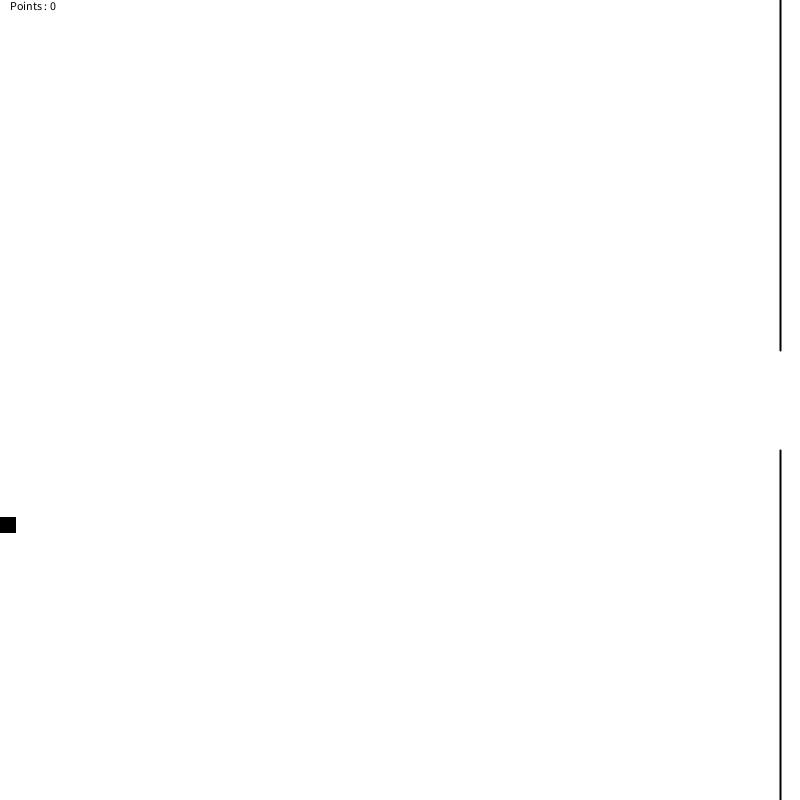
Frame 1 (no input)
Frame 60 (the mouse pressed at the canvas centre just before this capture): blank canvas, image omitted
Frame 120 (the mouse held since frame 60 and released just before this capture): blank canvas, image omitted

The Processing sketch that drew this single still picture (run headless with seeded random() and noise(); from frame 60 on, the mouse is pressed at the canvas centre):

// Processing sketch: sketch_3_6gate_game
// ── sketch_3_6gate_game.pde
int points = 0;

int bx;
int by;

int bSpeed = 10;
int bSize = 15;

int tx;
int ty;
int tSpeed = 4;

int tGap = 100;


color c;


void setup(){
  size(800,800);
  randomBallPos();
  tx = height-20;
  ty = width / 2 - tGap/2;
  frameRate(10);
}

void draw(){
background(255);
drawSprites();}

void drawSprites()
{
  fill(0);
  rect(bx,by,bSize,bSize);
  move();
  //Gate Draw
  stroke(c);
  strokeWeight(2);
  line(tx,0,tx,ty);
  line(tx, ty+ tGap,tx,height);
  
  
  
  stroke(0);
  text("Points : " + points,10,10);
}

void move()
{
  var dir = 0;
  if(keyPressed){
    if (keyCode == LEFT)dir = -1;
    if (keyCode == RIGHT)dir = 1;
  }
  
  ty += dir * tSpeed;
  
  if (ty <= 0 )ty = 0;
  if (ty >= height) ty = height;
  
  
  bx += bSpeed;
  if (bx > width){
    points+=1;
    randomBallPos();
  }
  
  //Line collision
  
  if (by<ty && bx + 2 + bSize > tx){
  randomBallPos();
  c = #BC0F0F;
  points-=1;
  }else
  if (by>ty + tGap && bx + 2 + bSize > tx){
  randomBallPos();
  c= #BC0F0F;
  points-=1;
  }
  else{c = color(0,0,0);}
}
void randomBallPos()
{
  by = (int) random(0,height);
  bx = 0;
}
